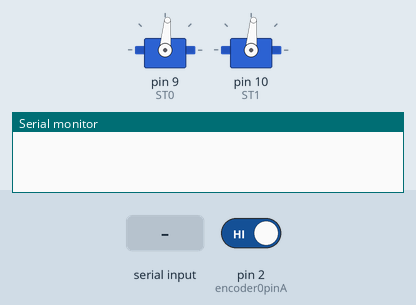
Bench run of a sketch on a simulated Arduino Uno, built with avr-gcc and run on an emulated ATmega328P. On the bench: 2 × servo, the last lines printed to the serial monitor. Inputs (shaded band) come from the test bench; at power-on: pin 2 (encoder0pinA) HIGH.

Above: at 1.2 s.
1.3 s: byte 99 (QUAD_LEFT_BYTECODE) received over Serial
At 1.9 s:
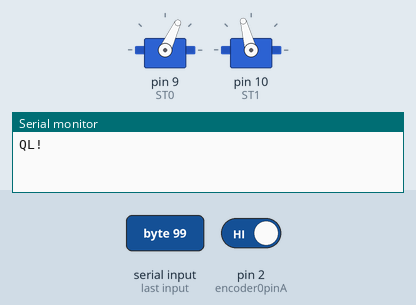
4.3 s: byte 102 (FORWARD_BYTECODE) received over Serial
7.3 s: byte 98 (BACKWARD_BYTECODE) received over Serial
9.9 s: byte 114 (RIGHT_BYTECODE) received over Serial
At 10.8 s:
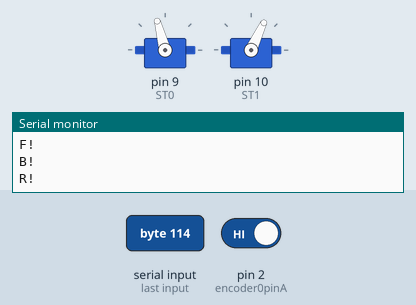
14.1 s: byte 108 (LEFT_BYTECODE) received over Serial
At 15.1 s:
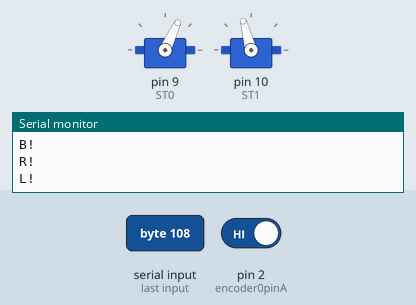
Timing chart, 0 to 16.6 s (numbered marks = the images above; inputs shaded):
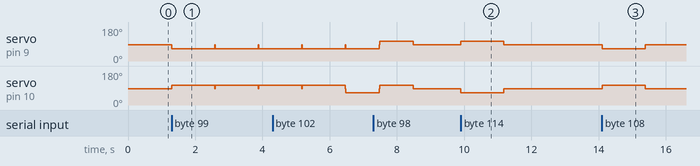

Measured:
- after the input at 1.3 s, servo on pin 9 (ST0): 85° → 65° at once; servo on pin 10 (ST1): 85° → 105° at once
- after the input at 9.9 s, servo on pin 9 (ST0): 85° → 105° at once, → 85° 1.3 s later; servo on pin 10 (ST1): 85° → 65° at once, → 85° 1.3 s later
- after the input at 14.1 s, servo on pin 9 (ST0): 85° → 65° at once, → 85° 1.3 s later; servo on pin 10 (ST1): 85° → 105° at once, → 85° 1.3 s later

The sketch:

communication_beta.ino
```cpp
/* Encoder Test for Robo-team 1
 *  Nicolas Fredrickson
 *  Steven Coronel
 *  November 30th, 2017
 */

// we can achieve a 90 degree turn via 450/1088 turns

//The sample code for driving one way motor encoder
const byte encoder0pinA = 2;//2;//A pin -> the interrupt pin 2
const byte encoder0pinB = 3;//3;//B pin -> the digital pin 3

const byte encoder1pinA = 18;//18;//A pin -> the interrupt pin 18
const byte encoder1pinB = 19;//19;//B pin -> the digital pin 19

byte encoder0PinALast;
int duration0;//the number of the pulses
boolean Direction0;//the rotation Direction0

byte encoder1PinALast;
int duration1;//the number of the pulses
boolean Direction1;//the rotation Direction0

int loops;

#include <Servo.h>

//#define ROTATION 663 // According to manual
//#define ROTATION 398  // According to tests?
#define ROTATION 1326 //1326?????
// .413603
#define ROTATIONS_PER_90_DEGREES  450/1088

#define CIRC 136 * PI

// .322051
#define PIP_DIST (CIRC) / ROTATION


#define PRINT_EVERY 5000//25

#define ENC_0_NEG_SLOW 90
#define ENC_0_NEG_FAST 180//180

#define ENC_0_POS_SLOW 80
#define ENC_0_POS_FAST 0//0

#define FORWARD_BYTECODE    'f'
#define BACKWARD_BYTECODE   'b'
#define RIGHT_BYTECODE      'r'
#define LEFT_BYTECODE       'l'
#define QUAD_LEFT_BYTECODE  'c'
#define QUAD_RIGHT_BYTECODE 'h'
#define STOP_BYTECODE       's'

Servo ST0, ST1;

char gotByt;

void setup()
{
  Serial.begin(9600);//Initialize the serial port
  EncoderInit();//Initialize the module

  ST0.attach( 9, 1000, 2000);
  ST1.attach(10, 1000, 2000);

  loops = 0;

  ST0.write(85);
  ST1.write(85);
  delay(10);
}

void loop()
{
  if (Serial.available() > 0) {
    gotByt = Serial.read();

    if(gotByt == FORWARD_BYTECODE){
      Serial.println("F!");
      forward();
    }
    else if(gotByt == BACKWARD_BYTECODE){
      Serial.println("B!");
      backward();
    }
    else if(gotByt == RIGHT_BYTECODE){
      Serial.println("R!");
      turn90_right();
    }
    else if(gotByt == LEFT_BYTECODE){
      Serial.println("L!");
      turn90_left();
    }
    else if(gotByt == STOP_BYTECODE){
      Serial.println("STOP!");
      stopAll();
    }
    else if(gotByt == QUAD_LEFT_BYTECODE){
      Serial.println("QL!");
      turn90_left();
      turn90_left();
      turn90_left();
      turn90_left();
    }
    else if(gotByt == QUAD_RIGHT_BYTECODE){
      Serial.println("QR!");
      turn90_right();
      turn90_right();
      turn90_right();
      turn90_right();
    }
    else if(gotByt != -1){
      Serial.print("Invalid bytecode: ");
      Serial.println( gotByt );
    }
  }
}

void forward(){
    ST0.write(65);
    ST1.write(65);
    delay(1000);
    stopAll();
}

void backward(){
    ST0.write(105);
    ST1.write(105);
    delay(1000);
    stopAll();
}

void turn90_left()
{
  ST0.write(65);
  ST1.write(105);
  delay(1283);
  stopAll();
}

void turn90_right()
{
  ST0.write(105);
  ST1.write(65);
  delay(1283);
  stopAll();
}

void stopAll(){
    ST0.write(85);
    ST1.write(85);
    delay(10);
}

void EncoderInit()
{
  Direction0 = true;//default -> Forward
  Direction1 = true;//default -> Forward
  pinMode(encoder0pinB,INPUT);
  pinMode(encoder1pinB,INPUT);
  attachInterrupt(digitalPinToInterrupt(encoder0pinA), wheelSpeed0, CHANGE);
  attachInterrupt(digitalPinToInterrupt(encoder1pinA), wheelSpeed1, CHANGE);
}

void wheelSpeed0()
{
  int Lstate0 = digitalRead(encoder0pinA);
  if((encoder0PinALast == LOW) && Lstate0==HIGH)
  {
    int val0 = digitalRead(encoder0pinB);
    if(val0 == LOW && Direction0)
      Direction0 = false; //Reverse
    else if(val0 == HIGH && !Direction0)
      Direction0 = true;  //Forward
  }
  encoder0PinALast = Lstate0;

  if(!Direction0)  duration0++;
  else  duration0--;
}

void wheelSpeed1()
{
  int Lstate1 = digitalRead(encoder1pinA);
  if((encoder1PinALast == LOW) && Lstate1==HIGH)
  {
    int val1 = digitalRead(encoder1pinB);
    if(val1 == LOW && Direction1)
      Direction1 = false; //Reverse
    else if(val1 == HIGH && !Direction1)
      Direction1 = true;  //Forward
  }
  encoder1PinALast = Lstate1;

  if(!Direction1)  duration1++;
  else  duration1--;
}
```
